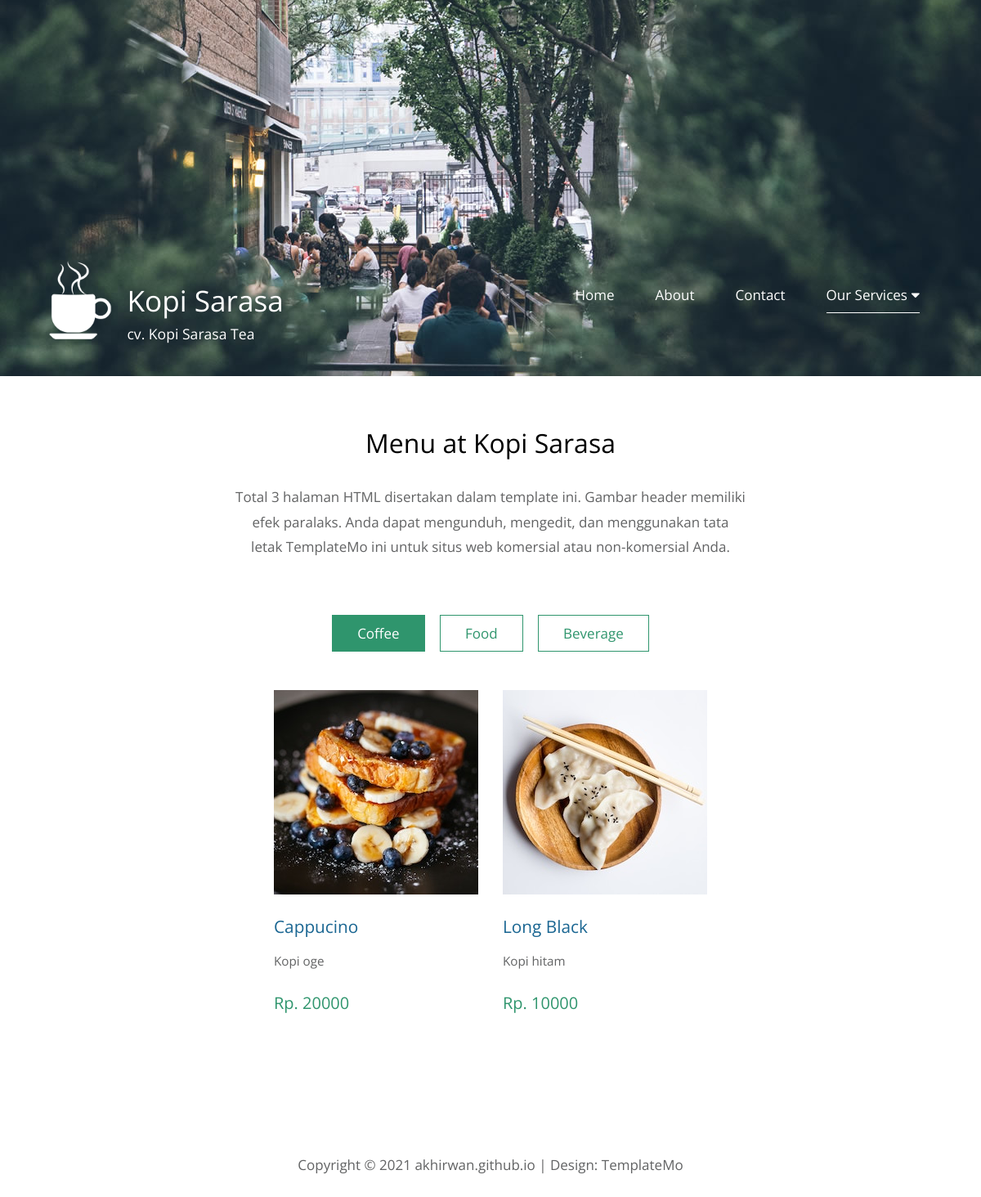
The page /menu on the database its author committed.
### tables this page shows
CREATE TABLE `config_info` (
  `app_name` varchar(255) NOT NULL,
  `company` varchar(255) NOT NULL,
  `phone1` varchar(20) NOT NULL,
  `phone2` varchar(20) NOT NULL,
  `address` varchar(255) NOT NULL,
  `email` varchar(50) NOT NULL,
  `link_fb` varchar(100) NOT NULL,
  `link_ig` varchar(100) NOT NULL,
  `link_tw` varchar(100) NOT NULL,
  `link_yt` varchar(100) NOT NULL,
  `map` varchar(500) NOT NULL,
  `desc_title` varchar(100) NOT NULL,
  `description` text NOT NULL,
  `logo` varchar(255) NOT NULL,
  `desc_banner` varchar(45) NOT NULL,
  `head_banner` varchar(45) NOT NULL,
  `body_banner` varchar(45) NOT NULL
);

CREATE TABLE `quotes` (
  `id` int NOT NULL AUTO_INCREMENT,
  `paging` varchar(20) NOT NULL,
  `quote` text NOT NULL,
  `is_active` tinyint(1) NOT NULL DEFAULT '0',
  PRIMARY KEY (`id`)
);

CREATE TABLE `categories` (
  `id` int NOT NULL AUTO_INCREMENT,
  `name` varchar(50) NOT NULL,
  `description` varchar(255) NOT NULL,
  `created_at` int NOT NULL,
  `modified_at` int NOT NULL,
  `created_by` varchar(50) NOT NULL,
  `modified_by` varchar(50) NOT NULL,
  `is_active` tinyint(1) NOT NULL DEFAULT '0',
  PRIMARY KEY (`id`)
);

CREATE TABLE `items` (
  `id` int NOT NULL AUTO_INCREMENT,
  `code` varchar(50) NOT NULL,
  `name` varchar(255) NOT NULL,
  `description` text NOT NULL,
  `picture` varchar(255) NOT NULL,
  `price` int NOT NULL,
  `category` int NOT NULL,
  `created_at` int NOT NULL,
  `modified_at` int NOT NULL,
  `created_by` varchar(50) NOT NULL,
  `modified_by` varchar(50) NOT NULL,
  `is_active` tinyint(1) NOT NULL DEFAULT '0',
  PRIMARY KEY (`id`)
);

### application/controllers/Home.php (called while the page is built, shortened)
<?php defined('BASEPATH') OR exit('No direct script access allowed');
class Home extends CI_Controller {
	function __construct(){
		$this->load->model('Model_app');
	}
	public function Items() {
        $data['config']	= $this->Model_app->get_data('config_info')->row();
		$data['title'] = 'Menu';
		$data['meta_keyword'] = $data['config']->app_name;
		$data['meta_description'] = $data['config']->company;
		$data['active_item'] = 'active';
		$data['quotes'] = $this->db->query("SELECT * FROM quotes WHERE paging = 'home' AND is_active = 1")->result();
		$data['categories'] = $this->Model_app->edit_data(['is_active' => 1], 'categories')->result();
		$data['items'] = $this->Model_app->order_data(['is_active' => 1], 'id', 'DESC', 'items')->result();
		$this->load->view('template/header', $data);
		$this->load->view('public/item', $data);
		$this->load->view('template/footer', $data);
    }
}

### index.php (called while the page is built, shortened)
<?php
require_once BASEPATH.'core/CodeIgniter.php';

### application/models/Model_app.php (called while the page is built, shortened)
<?php
class Model_app extends CI_Model{
	function order_data($where, $orderBy, $order, $table){
		$this->db->order_by($orderBy, $order);
		return $this->db->get_where($table, $where);
	}
	function get_data($table){
		return $this->db->get($table);
	}
	function edit_data($where, $table){
		return $this->db->get_where($table, $where);
	}
}
?>

### application/views/public/item.php (the view, shortened to what this page needs)
<?php $quo = (isset($quotes[0]->quote)) ? $quotes[0]->quote : ' '; ?>
<main>
    <header class="row tm-welcome-section">
        <h2 class="col-12 text-center tm-section-title">Menu at <?php echo $config->app_name ?></h2>
        <p class="col-12 text-center"><?php echo $quo; ?></p>
    </header>
<div class="tm-paging-links">
    <nav>
        <ul>
            <li class="tm-paging-item">
                <a href="#" class="tm-paging-link active" id="<?php echo $categories[0]->id;?>">
                    <?php echo $categories[0]->name;?>
                </a>
            </li>
            <?php foreach($categories as $key => $cat) {
                if ($key >= 1) {?>
                <li class="tm-paging-item">
                    <a href="#" class="tm-paging-link" id="<?php echo $cat->id;?>">
                        <?php echo $cat->name;?>
                    </a>
                </li>
            <?php } } ?>
        </ul>
    </nav>
</div>
<div class="row tm-gallery">
    <div id="tm-gallery-page-all" class="tm-gallery-page">
    <?php $i = 1; foreach($items as $item) {
        if ($categories[0]->id == $item->category) {?>
        <article class="col-12 tm-gallery-item">
            <figure>
                <img src="<?php echo base_url('assets/public/img/items/'.$item->picture)?>" alt="Image" class="img-fluid tm-gallery-img" />
                <figcaption>
                    <h4 class="tm-gallery-title" title="<?php echo $item->name;?>"><?php echo $item->name;?></h4>
                    <p class="tm-gallery-description" title="<?php echo $item->description;?>"><?php echo $item->description;?></p>
                    <p class="tm-gallery-price">Rp. <?php echo $item->price;?></p>
                </figcaption>
            </figure>
        </article>
    <?php } } ?>
    </div>
</div>
</main>

### application/views/template/header.php (shortened to what this page needs)
<!DOCTYPE html>
<html>
<head>
    <link href="<?php echo base_url('assets/public/css/all.min.css')?>" rel="stylesheet" />
	<link href="<?php echo base_url('assets/public/css/templatemo-style.css')?>" rel="stylesheet" />
</head>
<body>
	<?php
		if($config->logo){
			$logo = base_url().'assets/public/img/logo/'.$config->logo;
		} else {
			$logo = base_url().'assets/public/img/default/default.png';
		}
	?>
	<div class="container">
		<div class="placeholder">
			<div class="parallax-window" data-parallax="scroll" data-image-src="<?php echo (isset($config->head_banner)) ? base_url().'assets/public/img/header/'.$config->head_banner : '';?>">
				<div class="tm-header">
					<div class="row tm-header-inner">
						<div class="col-md-6 col-12">
							<img src="<?php echo $logo; ?>" width="96" alt="Logo" class="tm-site-logo" />
							<div class="tm-site-text-box">
								<h1 class="tm-site-title"><?php echo $config->app_name ?></h1>
								<h6 class="tm-site-description"><?php echo $config->company ?></h6>
							</div>
						</div>
						<nav class="col-md-6 col-12 tm-nav">
							<ul class="tm-nav-ul">
								<li class="tm-nav-li">
									<a href="<?php echo base_url();?>" class="tm-nav-link <?php if(isset($active_home)){echo $active_home ;}?>">
										Home
									</a>
								</li>
								<li class="tm-nav-li">
									<a href="<?php echo base_url().'about';?>" class="tm-nav-link <?php if(isset($active_about)){echo $active_about ;}?>">
										About
									</a>
								</li>
								<li class="tm-nav-li">
									<a href="<?php echo base_url().'contact';?>" class="tm-nav-link <?php if(isset($active_contact)){echo $active_contact ;}?>">
										Contact
									</a>
								</li>
								<li class="tm-nav-li">
									<a class="dropbtn tm-nav-link
										<?php
										if(isset($active_news)){echo $active_news ;}
										if(isset($active_item)){echo $active_item ;}
										if(isset($active_team)){echo $active_team ;}
										?>" onclick="myDrop()" style="cursor: pointer;">
										Our Services
										<i class="fa fa-caret-down"></i>
									</a>
								</li>
							</ul>
						</nav>
					</div>
				</div>
			</div>
		</div>

### assets/public/css/templatemo-style.css (style rules this page uses)
ul, nav, body, h1, h2, h4, h6, p, figure { margin: 0; padding: 0; }
a, button { transition: all 0.3s ease; }
html { box-sizing: border-box; -ms-overflow-style: scrollbar; }
*, *::before, *::after { box-sizing: inherit; }
.container { width: 100%; max-width: 1200px; margin-right: auto; margin-left: auto; }
.row { display: -ms-flexbox; display: flex; -ms-flex-wrap: wrap; flex-wrap: wrap; margin-left: -15px; margin-right: -15px; }
.col-lg-3, .col-lg-4, .col-lg-6, .col-md-4, .col-md-6, .col-sm-6, .col-12 { position: relative; width: 100%; padding-right: 15px; padding-left: 15px; }
.col-12 { -ms-flex: 0 0 100%; flex: 0 0 100%; max-width: 100%; }
@media (min-width: 768px) { .col-md-6 { -ms-flex: 0 0 50%; flex: 0 0 50%; max-width: 50%; } }
.text-center { text-align: center; }
.img-fluid { max-width: 100%; height: auto; }
body { font-family: 'Open Sans', Arial, sans-serif; font-size: 17px; background-color: #ccc; overflow-x: hidden; }
.container { background-color: white; }
p, address { color: #626364; line-height: 1.8; }
.placeholder { width: 100%; min-height: 460px; background-color: #556E5B; }
.parallax-window { min-height: 460px; background: transparent; position: relative; }
.tm-header { position: absolute; bottom: 0; left: 0; width: 100%; color: white; z-index: 1000; }
.tm-header-inner { padding: 40px 50px; }
.tm-site-logo { display: inline-block; margin-right: 5px; }
.tm-site-text-box { display: inline-block; }
.tm-site-title { font-size: 2.2rem; font-weight: 400; margin-bottom: 5px; }
.tm-site-description { font-size: 1.1rem; font-weight: 400; }
.tm-nav { text-align: right; margin-top: 30px; }
.tm-nav-ul { display: flex; justify-content: flex-end; }
.tm-nav-li { list-style: none; display: block; margin-bottom: 0; padding-right: 25px; padding-left: 25px; }
.tm-nav-link { color: white; text-decoration: none; padding-bottom: 10px; }
.tm-nav-link.active, .tm-nav-link:hover { border-bottom: 1px solid white; }
.tm-welcome-section { margin: 60px auto; max-width: 655px; }
.tm-section-title { font-size: 2rem; font-weight: 400; margin-bottom: 30px; }
.tm-gallery { margin-bottom: 80px; }
.tm-gallery-page { max-width: 280px; margin-left: auto; margin-right: auto; display: -ms-flexbox; display: flex; -ms-flex-wrap: wrap; flex-wrap: wrap; }
.tm-gallery-description { font-size: 0.95rem; }
@media (min-width: 576px) { .tm-gallery-page { max-width: 560px; } }
@media (min-width: 768px) { .tm-gallery-page, .tm-section, .tm-container-inner, .tm-container-inner-2 { max-width: 840px; } }
@media (min-width: 992px) { .tm-gallery-page, .tm-section { max-width: 1120px; } }
.tm-gallery-item { max-width: 280px; }
.tm-gallery-img { margin-bottom: 20px; }
.tm-gallery-title { font-size: 1.3rem; font-weight: 400; color: #1A6692; margin-bottom: 15px; }
.tm-gallery-description { margin-bottom: 20px; }
.tm-gallery-price { font-size: 1.25rem; color: #2F956D; margin-bottom: 60px; }
.tm-paging-links { text-align: center; margin-bottom: 40px; }
.tm-paging-item { list-style: none; display: inline-block; border: 1px solid #2F956D; margin: 7px; }
.tm-paging-link { padding: 10px 30px; display: flex; align-items: center; justify-content: center; text-decoration: none; color: #2F956D; background-color: transparent; }
.tm-paging-link.active, .tm-paging-link:hover { background-color: #2F956D; color: white; }

### rows shown on the page
config_info: logo (picture), app_name "Kopi Sarasa", company "cv. Kopi Sarasa Tea"
quotes: quote "Total 3 halaman HTML disertakan dalam template ini. Gambar header memiliki efek paralaks. Anda dapat mengunduh, mengedit, dan menggunakan tata letak TemplateMo ini untuk situs web komersial atau non-komersial Anda."
categories: name "Coffee"
categories: name "Food"
categories: name "Beverage"
items: picture (picture), name "Cappucino", description "Kopi oge", price "20000"
items: picture (picture), name "Long Black", description "Kopi hitam", price "10000"
